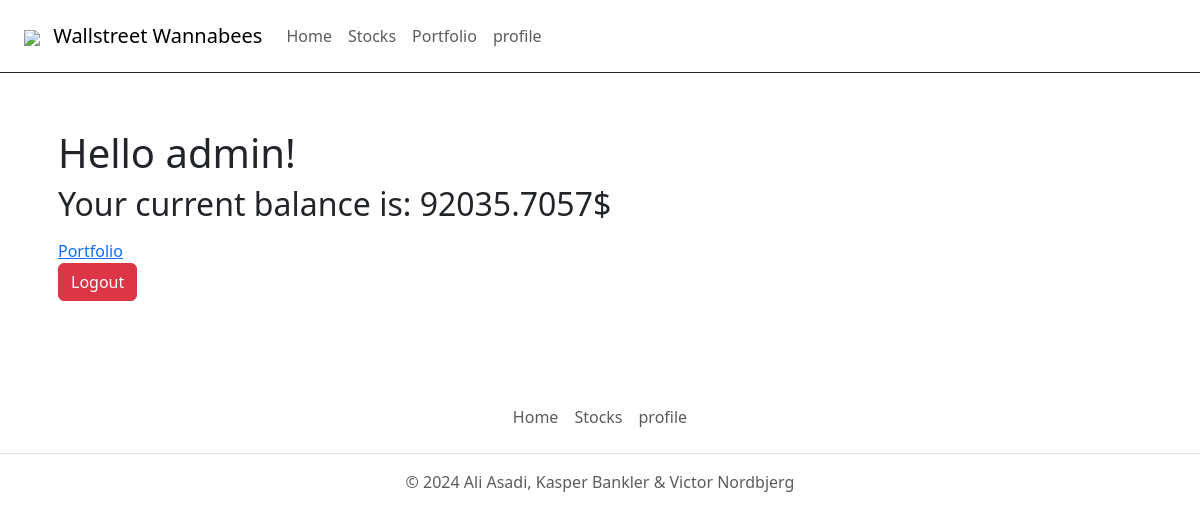
The app's page /accounts/profile/ (signed in), older data.
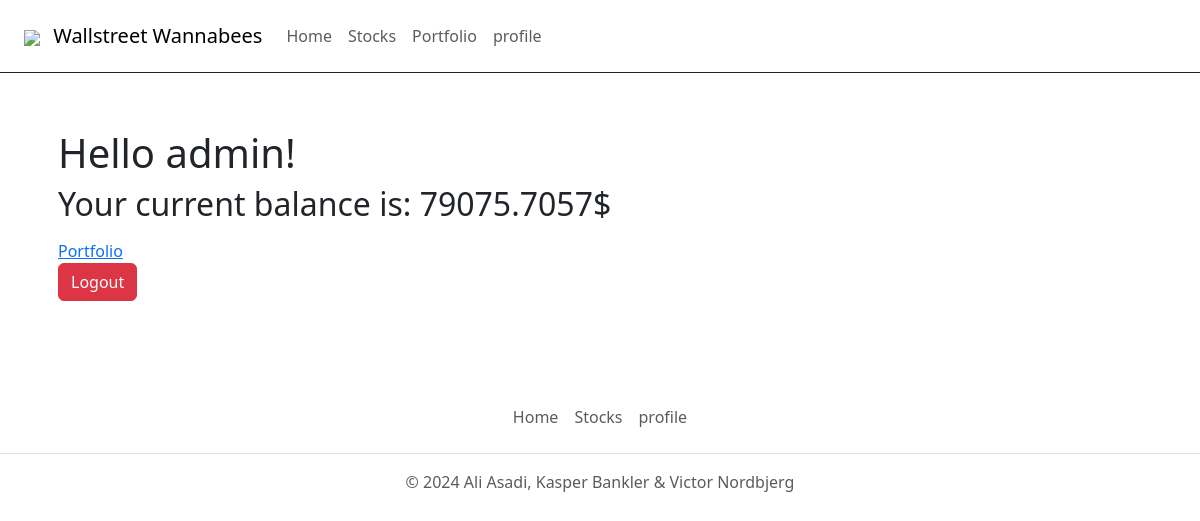
The same page, newer data.
### accounts/models.py (models this page shows, shortened)
class CustomUser(AbstractUser):
    balance=models.FloatField(default=100000)
    class Meta:
        app_label = 'accounts'

### accounts/views.py (the view)
# urls.py: path("profile/",ProfileView,name="profile")
@login_required
def ProfileView(request):
    stocks = list(Order.objects.filter(user=request.user))
    if not stocks:
        stocks=[{'ticker':"no stocks",'quantity':0}]
    return render(request, "profile.html",{'stocks':stocks})

### accounts/templates/profile.html (shortened to what this page needs)
{% extends "base.html" %}
{% block content %}
    <div class="on my-3 p-3">
        <h1>Hello {{user.username}}!</h1>
        <h2>Your current balance is: {{user.balance}}$</h2>
        <a href="/portfolio">Portfolio</a>
        <form id="logout-form" method="post" action="{% url 'admin:logout' %}">
            <button type="submit" class="btn btn-danger">Logout</button>
          </form>
    </div>
{% endblock content %}

### templates/base.html (shortened to what this page needs)
<!DOCTYPE html>
<html lang="en">
  <head>
    <link
      href="https://cdn.jsdelivr.net/npm/bootstrap@5.3.3/dist/css/bootstrap.min.css"
      rel="stylesheet"
    />
  </head>
  <body>
    <nav class="navbar bg-body-white px-3 border-bottom border-dark">
      <div class="navbar">
        <a class="navbar-brand" href="/">
        <img class="img-fluid px-2" style="height:50px;" src="https://img.freepik.com/premium-vector/ww-logo-design_705304-609.jpg" />
        Wallstreet Wannabees
      </a>
          <a href="/" class="nav-link px-2 text-muted zoom">Home</a>
          <a href="/stocks" class="nav-link px-2 text-muted zoom">Stocks</a>
          <a href="/portfolio/" class="nav-link px-2 text-muted zoom">Portfolio</a>
          <a href="/accounts/{{user.username|yesno:"profile,login"}}" class=" zoom nav-link px-2 text-muted">{{user.username|yesno:"profile,login"}}</a>
        </div>
    </nav>
    <main class="container py-4 mains" >{% block content %} {% endblock %}</main>
    <footer class="py-3 my-4">
      <ul class="nav justify-content-center border-bottom pb-3 mb-3">
        <li class="nav-item">
          <a href="/" class="nav-link px-2 text-muted zoom">Home</a>
        </li>
        <li class="nav-item">
          <a href="/stocks" class="nav-link px-2 text-muted zoom">Stocks</a>
        </li>
        <li class="nav-item">
          <a href="/accounts/{{user.username|yesno:"profile,login"}}" class="nav-link px-2 text-muted zoom">{{user.username|yesno:"profile,login"}}</a>
        </li>
      </ul>
      <p class="text-center text-muted">
        &copy; 2024 Ali Asadi, Kasper Bankler & Victor Nordbjerg
      </p>
    </footer>
  </body>
</html>

Row changes from the older to the newer data that the page shows:
changed CustomUser "admin": balance "92035.7057" → "79075.7057"
